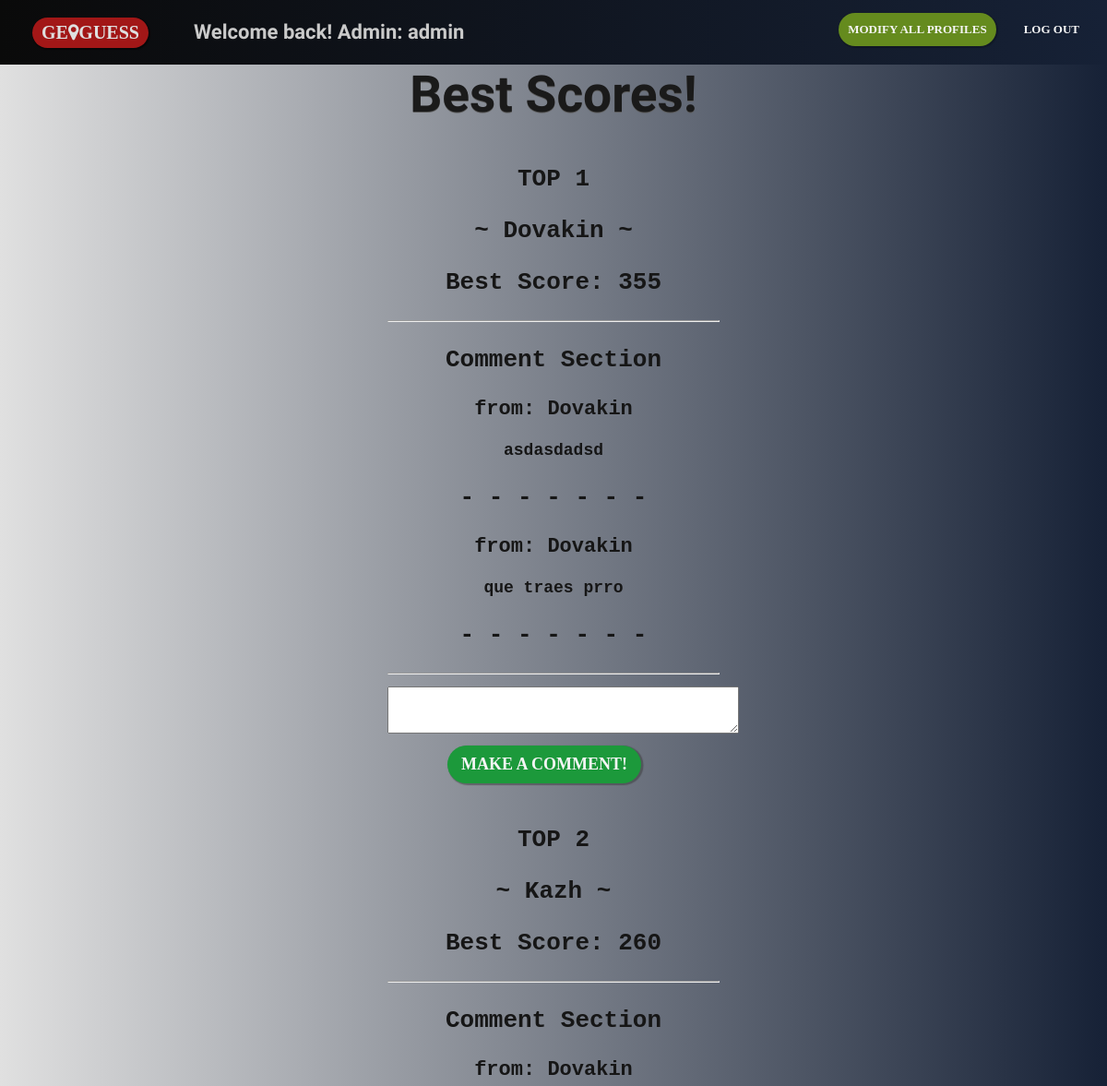
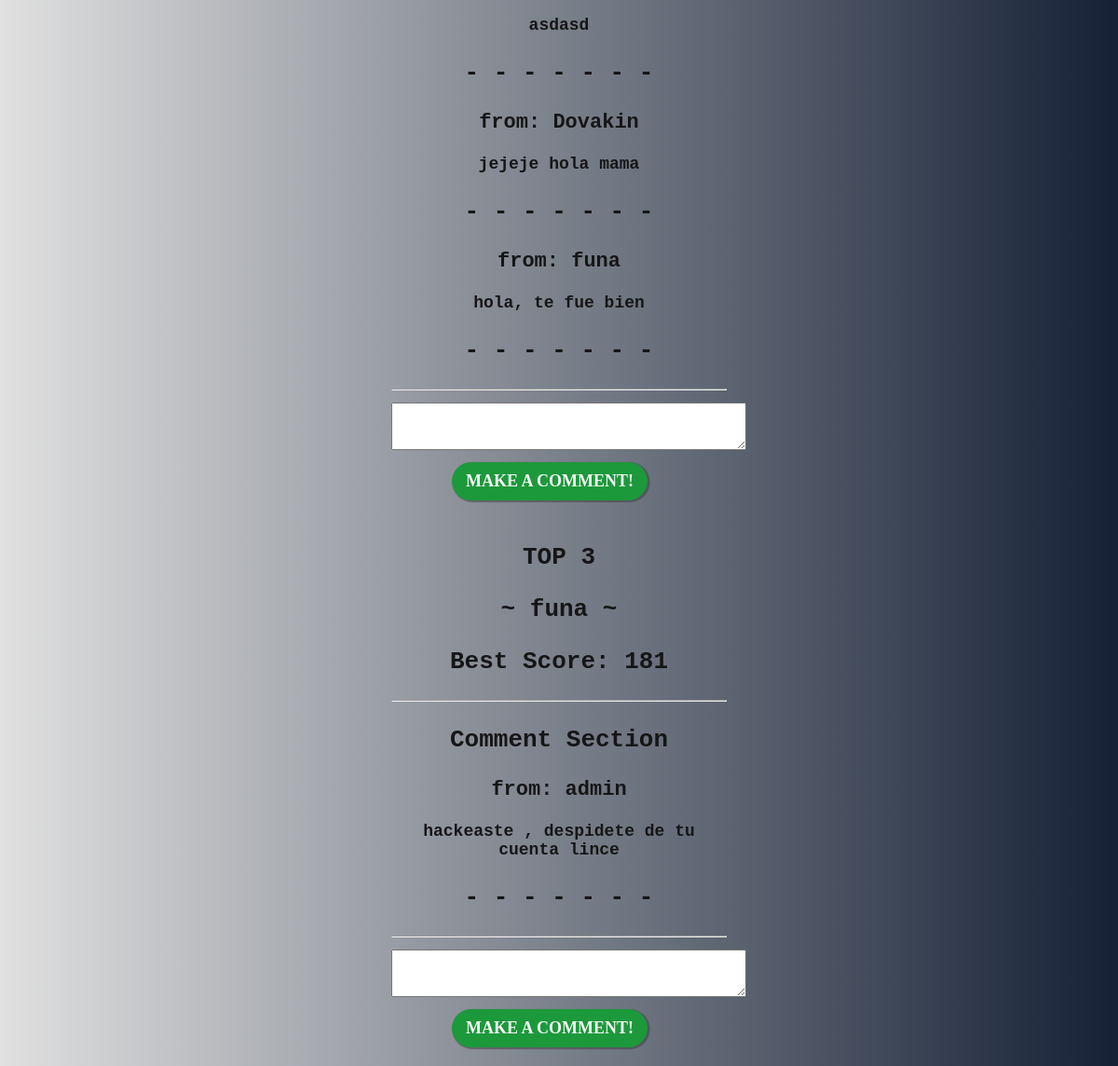
/BestScores.php (signed in), run on the app's committed database (2 pictures, top to bottom).
### tables this page shows
CREATE TABLE IF NOT EXISTS `usuarios` (
  `idUsuario` int(11) NOT NULL AUTO_INCREMENT,
  `Nombre` varchar(20) NOT NULL,
  `Alias` varchar(200) NOT NULL,
  `Pwd` varchar(30) NOT NULL,
  `Rol` varchar(20) NOT NULL,
  `Score` int(11) NOT NULL,
  PRIMARY KEY (`idUsuario`),
  UNIQUE KEY `Nombre` (`Nombre`)
);

CREATE TABLE IF NOT EXISTS `comentarios` (
  `idRecibidor` int(11) NOT NULL,
  `Texto` varchar(200) NOT NULL,
  `Enviador` varchar(200) NOT NULL
);

### BestScores.php (the view, shortened to what this page needs)
<?php
    $conn=conectarBD();
    if(isset ($_SESSION['idU']))
    {
        $qry="select Alias, Rol from usuarios where IdUsuario=" . $_SESSION['idU'];
        $rs=mysql_query($qry) or die ("No fue posible recuperar el Alias autenticado");
        $usuario = mysql_fetch_object($rs);
    }
    $first = array( "id" => 0,
                    "score" => 0,
                    "alias" => "");
    $second = array( "id" => 0,
                    "score" => 0,
                    "alias" => "");
    $third = array( "id" => 0,
                    "score" => 0,
                    "alias" => "");
    $qry = "select idUsuario, Score, Alias from usuarios";
    $rs = mysql_query($qry, $conn)
        or die ("No fue posible recuperar la informacion de los usuarios.". mysql_error());
    while($datos = mysql_fetch_object($rs))
    {
        if($datos->Score > $first['score'])
        {
            if($first['score']>0)
            {
                $third['id'] = $second['id'];
                $third['alias'] = $second['alias'];
                $third['score'] = $second['score'];
                $second['id'] = $first['id'];
                $second['alias'] = $first['alias'];
                $second['score'] = $first['score'];
            }
            $first['id'] = $datos->idUsuario;
            $first['alias'] = $datos->Alias;
            $first['score'] = $datos->Score;
        }
        else
        {
            if($datos->Score > $second['score'])
            {
                if($second['score']>0)
                {
                    $third['id'] = $second['id'];
                    $third['alias'] = $second['alias'];
                    $third['score'] = $second['score'];
                }
                $second['id'] = $datos->idUsuario;
                $second['alias'] = $datos->Alias;
                $second['score'] = $datos->Score;
            }
            else
            {
                if($datos->Score > $third['score'])
                {
                    $third['id'] = $datos->idUsuario;
                    $third['alias'] = $datos->Alias;
                    $third['score'] = $datos->Score;
                }
            }
        }
    }
?>
<!DOCTYPE html>
<html lang="en">
<head>
    <link rel="stylesheet" href="StylesSigninpage.css">
    <link rel="stylesheet" href="https://cdnjs.cloudflare.com/ajax/libs/font-awesome/4.7.0/css/font-awesome.min.css">
        </head>
        <body>
        <form action="BestScores.php" method="get">
            <div id="headder">
            <a id="logo-main" href="Mainpage.php">ge<i class="fa fa-map-marker"></i>guess </a>
            <?php
                if($usuario->Rol=="General") {
                    echo "<p> Welcome back! User: " . $usuario->Alias . " </p>";
                    echo '<a class="hdrOpt" id="login" href="logout.php">log out</a>';
                    echo '<a class="hdrOpt" id="signup" href="modify.php?idU='.$_SESSION['idU'].'">modify profile</a>';
                }
                else{
                    echo "<p> Welcome back! Admin: " . $usuario->Alias . " </p>";
                    echo '<a class="hdrOpt" id="login" href="logout.php">log out</a>';
                    echo '<a class="hdrOpt" id="signup" href="modifyall.php">modify all profiles</a>';
                }
            ?>
            </div>
            <div id="containerAll">
                <div id="containerLayoutAll">
                    <h2 id="textHeader">Best Scores!</h2>
                    <div id="FormBox">
                        <?php
                        if($first['score'] > 0 )
                        {
                            echo "<p> TOP 1 </p>";
                            echo "<p>~ <b>".$first['alias']."</b> ~</p>";
                            echo "<p> Best Score: <b>".$first['score']."</b></p>";
                            echo "<hr/>";
                            echo "<p> <b>Comment Section</b> </p>";
                            $qry = "select Texto, Enviador from comentarios where idRecibidor = ".$first['id']."";
                            $rs = mysql_query($qry, $conn)
                                or die ("No fue posible recuperar la informacion de los usuarios.". mysql_error());
                            while($coment = mysql_fetch_object($rs))
                            {
                                echo "<p style='font-size:22px;'>from: <b>".$coment->Enviador."</b></p>";
                                echo "<p style='font-size:18px;'> ".$coment->Texto." </p>";
                                echo "<p>- - - - - - - </p>";
                            }
                            echo "<hr/>";
                            echo '<textarea name = "TextFirst" rows = "3"cols = "45"></textarea>';
                            echo '<input id="Aceptbut" type="submit" value="make a comment!">';
                            echo "<br/>";
                            if($second['score'] > 0 )
                            {
                                echo "<p> TOP 2 </p>";
                                echo "<p>~ <b>".$second['alias']."</b> ~</p>";
                                echo "<p> Best Score: <b>".$second['score']."</b></p>";
                                echo "<hr/>";
                                echo "<p> <b>Comment Section</b> </p>";
                                $qry = "select Texto, Enviador from comentarios where idRecibidor = ".$second['id']."";
                                $rs = mysql_query($qry, $conn)
                                    or die ("No fue posible recuperar la informacion de los usuarios.". mysql_error());
                                while($coment = mysql_fetch_object($rs))
                                {
                                    echo "<p style='font-size:22px;'>from: <b>".$coment->Enviador."</b></p>";
                                    echo "<p style='font-size:18px;'> ".$coment->Texto." </p> ";
                                    echo "<p>- - - - - - - </p>";
                                }
                                echo "<hr/>";
                                echo '<textarea name = "TextSecond" rows = "3"cols = "45"></textarea>';
                                echo '<input id="Aceptbut" type="submit" value="make a comment!">';
                                echo "<br/>";
                                if($third['score'] > 0 )
                                {
                                    echo "<p> TOP 3 </p>";
                                    echo "<p>~ <b>".$third['alias']."</b> ~</p>";
                                    echo "<p> Best Score: <b>".$third['score']."</b></p>";
                                    echo "<hr/>";
                                    echo "<p> <b>Comment Section</b> </p>";
                                    $qry = "select Texto, Enviador from comentarios where idRecibidor = ".$third['id']."";
                                    $rs = mysql_query($qry, $conn)
                                        or die ("No fue posible recuperar la informacion de los usuarios.". mysql_error());
                                    while($coment = mysql_fetch_object($rs))
                                    {
                                        echo "<p style='font-size:22px;'>from: <b>".$coment->Enviador."</b></p>";
                                        echo "<p style='font-size:18px;'> ".$coment->Texto." </p>";
                                        echo "<p>- - - - - - - </p>";
                                    }
                                    echo "<hr/>";
                                    echo '<textarea name = "TextThird" rows = "3"cols = "45"></textarea>';
                                    echo '<input id="Aceptbut" type="submit" value="make a comment!">';
                                    echo "<br/>";
                                }
                            }
                        }
                        ?>
                    </div>
                </div>
            </div>
        </form>
        </body>
</html>

### StylesSigninpage.css (style rules this page uses)
body { margin: 0px; padding: 0px; }
#headder { width: 100%; height: 70px; overflow: hidden; background: linear-gradient(to right,rgb(10, 10, 10), rgb(22, 33, 54)); position: fixed; top: 0px; z-index: 1; }
#headder p { font-size: 22px; font-family: Sofia; color: rgb(202, 202, 202); font-weight: bold; display: inline-block; padding-left: 30px; }
#logo-main { margin: 15px; margin-top: 17px; margin-left: 35px; text-decoration: none; display: inline-block; font-family: Verdana; text-transform: uppercase; font-weight: bold; padding: 5px; padding-left: 10px; padding-right: 10px; background-color: rgba(170, 24, 24, 0.95); box-shadow: 1px 1px 1px 1px rgba(0, 0, 0, 0.466); color: rgb(223, 223, 223); font-size: 20px; border-radius: 80px; transition: all 0.4s; }
.hdrOpt { float: right; margin: 20px; margin-left: 0px; margin-top: 14px; font-size: 13px; font-family: Verdana; text-transform: uppercase; font-weight: bold; text-decoration: none; color: whitesmoke; padding: 10px; border-radius: 40px; transition: all 0.4s; }
#signup { background-color: rgb(101, 139, 30); box-shadow: 1px 1px 1px 1px rgba(0, 0, 0, 0.205); }
#FormBox { margin: 0 auto; font-size: 26px; font-family: Courier New, Courier, monospace; font-weight: bold; color: rgb(22, 22, 22); }
#textHeader { font-family: 'Sofia'; font-size: 55px; font-weight: bold; color: rgb(26, 26, 26); text-shadow:0px 1px #5a5a5a; cursor: pointer; transition: all 0.4s; }
#Aceptbut { margin: 20px; margin-left: 0px; margin-top: 5px; border: 0px; font-size: 18px; font-family: Verdana; text-transform: uppercase; font-weight: bold; text-decoration: none; color: whitesmoke; background: #1c993b; box-shadow: 1.5px 1px 1px 1px #3636367a; padding: 10px; padding-left: 15px; padding-right: 15px; border-radius: 40px; transition: all 0.4s; cursor: pointer; }

### BestScores.php (style rules this page uses)
#containerAll { width: 100%; height: auto; position: relative; top: 24px; background: linear-gradient(to right,rgb(224, 224, 224), rgb(22, 33, 54)); }
#containerLayoutAll { width: 30%; height: auto; text-align: center; margin: 0 auto; position: relative; top: 0px; }

### data on the page
usuarios: Alias "admin"
usuarios: Alias "Dovakin", Score "355"
comentarios: Enviador "Dovakin", Texto "asdasdadsd"
comentarios: Enviador "Dovakin", Texto "que traes prro"
usuarios: Alias "Kazh", Score "260"
comentarios: Enviador "Dovakin", Texto "asdasd"
comentarios: Enviador "Dovakin", Texto "jejeje hola mama"
comentarios: Enviador "funa", Texto "hola, te fue bien"
usuarios: Alias "funa", Score "181"
comentarios: Enviador "admin", Texto "hackeaste , despidete de tu cuenta lince"
